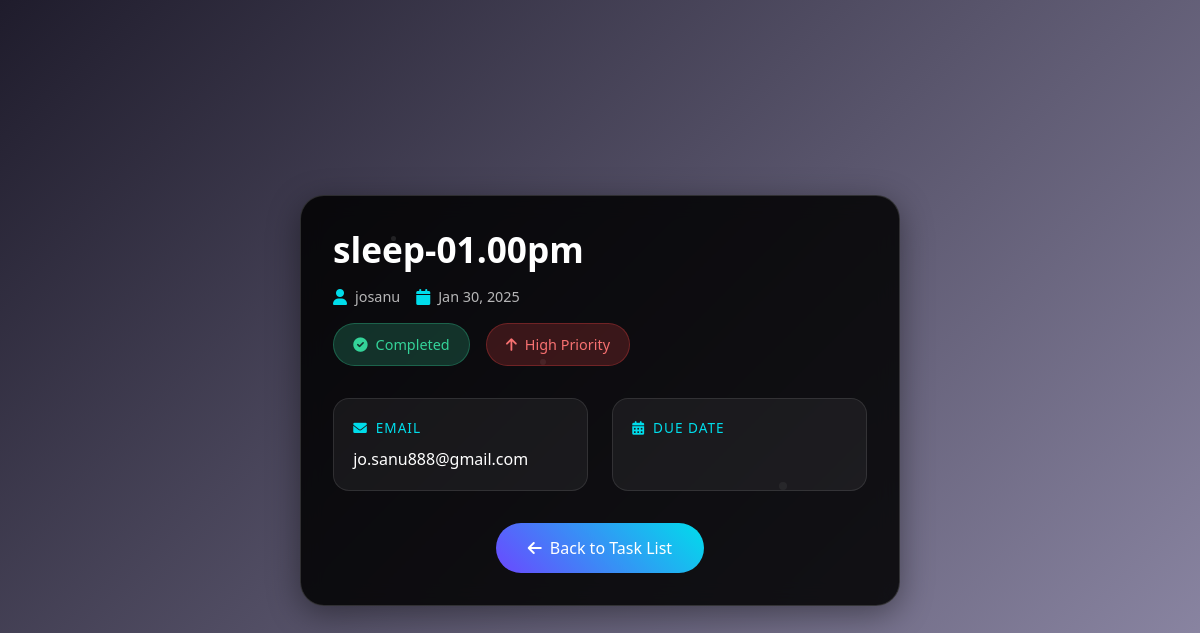
/detail/2/ (signed in), run on the app's committed database.
### MyApp/models.py (models this page shows, shortened)
class Taskmodel(models.Model):
    priority_choices=(
        ('1','Low'),
        ('2','Medium'),
        ('3','High'),
    )
    task_name = models.CharField(max_length=100)
    created_date=models.DateField(auto_now_add=True)
    is_completed=models.BooleanField(default=False)
    user_id=models.ForeignKey(User,on_delete=models.CASCADE)
    priority=models.CharField(max_length=10,choices=priority_choices)
    created_date=models.DateField(auto_now_add=True)
    due_date=models.DateField(blank=True)
    completed_date=models.DateField(null=True,blank=True)

### MyApp/views.py (the view)
# urls.py: path('detail/<int:pk>/',Taskdetail.as_view()),
@method_decorator(decorator=is_user,name='dispatch')
class Taskdetail(View):
    def get(self, request,**kwargs):
        id=kwargs.get('pk')
        data=Taskmodel.objects.get(id=id)
        return render(request,'Taskdetail.html',{'data':data})

### MyApp/views.py (called while the page is built)
def is_user(fn):
    def wrapper(request,**kwargs):
        id=kwargs.get('pk')
        obj=Taskmodel.objects.get(id=id)
        if obj.user_id==request.user:
            return fn(request,**kwargs)
        else:
            return redirect("login")
    return wrapper

### MyApp/templates/Taskdetail.html (shortened to what this page needs)
<!DOCTYPE html>
<html lang="en">
<head>
    <link href="https://cdn.jsdelivr.net/npm/bootstrap@5.3.3/dist/css/bootstrap.min.css" rel="stylesheet"
>
    <link rel="stylesheet" href="https://cdnjs.cloudflare.com/ajax/libs/font-awesome/6.0.0/css/all.min.css">
</head>
<body>
    <div class="container task-container">
        <div class="floating-particles">
            <div class="position-absolute" style="width: 5px; height: 5px; background: rgba(255, 255, 255, 0.2); border-radius: 50%; top: 10%; left: 15%; animation: float 4s infinite;"></div>
            <div class="position-absolute" style="width: 8px; height: 8px; background: rgba(255, 255, 255, 0.1); border-radius: 50%; top: 70%; left: 80%; animation: float 6s infinite;"></div>
            <div class="position-absolute" style="width: 6px; height: 6px; background: rgba(255, 255, 255, 0.15); border-radius: 50%; top: 40%; left: 40%; animation: float 5s infinite;"></div>
        </div>
        <div class="task-header">
            <div class="task-title">{{ data.task_name }}</div>
            <div class="task-meta">
                <div class="meta-item">
                    <i class="fas fa-user"></i>
                    {{ data.user_id.username }}
                </div>
                <div class="meta-item">
                    <i class="fas fa-calendar"></i>
                    {{ data.created_date|date:"M d, Y" }}
                </div>
            </div>
            <div class="badges-container">
                {% if data.is_completed == 0 %}
                    <span class="status-badge status-pending">
                        <i class="fas fa-hourglass-half"></i>
                        Pending
                    </span>
                {% else %}
                    <span class="status-badge status-completed">
                        <i class="fas fa-check-circle"></i>
                        Completed
                    </span>
                {% endif %}
                {% if data.priority == '1' %}
                    <span class="priority-badge priority-low">
                        <i class="fas fa-arrow-down"></i>
                        Low Priority
                    </span>
                {% elif data.priority == '2' %}
                    <span class="priority-badge priority-medium">
                        <i class="fas fa-equals"></i>
                        Medium Priority
                    </span>
                {% else %}
                    <span class="priority-badge priority-high">
                        <i class="fas fa-arrow-up"></i>
                        High Priority
                    </span>
                {% endif %}
            </div>
        </div>
        <div class="task-info">
            <div class="info-card">
                <div class="info-label">
                    <i class="fas fa-envelope"></i>
                    Email
                </div>
                <div class="info-value">{{ data.user_id.email }}</div>
            </div>
            <div class="info-card">
                <div class="info-label">
                    <i class="fas fa-calendar-alt"></i>
                    Due Date
                </div>
            </div>
        </div>
        <div class="text-center">
            <a href="/all/{{data.user_id.id}}" class="btn-back">
                <i class="fas fa-arrow-left"></i>
                Back to Task List
            </a>
        </div>
    </div>
</body>
</html>

### MyApp/templates/Taskdetail.html (style rules this page uses)
body { background: linear-gradient(135deg, #1f1c2c, #928dab); height: 100vh; color: white; margin: 0; padding: 0; display: flex; align-items: center; justify-content: center; overflow: hidden; font-family: 'Segoe UI', system-ui, -apple-system, sans-serif; }
.task-container { background: rgba(0, 0, 0, 0.85); border-radius: 24px; border: 1px solid rgba(255, 255, 255, 0.15); box-shadow: 0 8px 32px rgba(0, 0, 0, 0.4); backdrop-filter: blur(10px); padding: 2rem; width: 90%; max-width: 600px; margin: auto; transition: all 0.3s ease; position: relative; overflow: hidden; }
.task-header { text-align: left; margin-bottom: 2rem; position: relative; z-index: 1; }
.task-title { font-size: 2.2rem; font-weight: 600; margin-bottom: 0.5rem; color: white; line-height: 1.2; }
.task-meta { display: flex; align-items: center; gap: 1rem; margin-top: 1rem; }
.meta-item { display: flex; align-items: center; gap: 0.5rem; color: rgba(255, 255, 255, 0.7); font-size: 0.9rem; }
.meta-item i { color: #00ddeb; font-size: 1rem; }
.status-badge, .priority-badge { display: inline-flex; align-items: center; padding: 0.6rem 1.2rem; border-radius: 50px; font-weight: 500; font-size: 0.9rem; gap: 0.5rem; transition: all 0.3s ease; }
.status-completed { background: rgba(52, 211, 153, 0.2); color: #34D399; border: 1px solid rgba(52, 211, 153, 0.3); }
.priority-high { background: rgba(239, 68, 68, 0.2); color: #F87171; border: 1px solid rgba(239, 68, 68, 0.3); }
.task-info { display: grid; grid-template-columns: repeat(2, 1fr); gap: 1.5rem; margin-top: 2rem; }
.info-card { background: rgba(255, 255, 255, 0.05); border-radius: 16px; padding: 1.2rem; transition: all 0.3s ease; border: 1px solid rgba(255, 255, 255, 0.1); }
.info-label { color: #00ddeb; font-size: 0.85rem; text-transform: uppercase; letter-spacing: 1px; margin-bottom: 0.5rem; display: flex; align-items: center; gap: 0.5rem; }
.info-value { color: white; font-size: 1rem; font-weight: 500; }
.btn-back { background: linear-gradient(45deg, #6b48ff, #00ddeb); border: none; color: white; padding: 0.8rem 2rem; border-radius: 50px; text-decoration: none; transition: all 0.3s ease; display: inline-flex; align-items: center; gap: 0.5rem; font-weight: 500; margin-top: 2rem; font-size: 1rem; }
.badges-container { display: flex; gap: 1rem; margin-top: 1rem; }
.floating-particles { position: absolute; width: 100%; height: 100%; pointer-events: none; z-index: 0; top: 0; left: 0; opacity: 0.5; }

### data on the page
Taskmodel: task_name "sleep-01.00pm", user_id.username "josanu", created_date "Jan 30, 2025", user_id.email "jo.sanu888@gmail.com"
